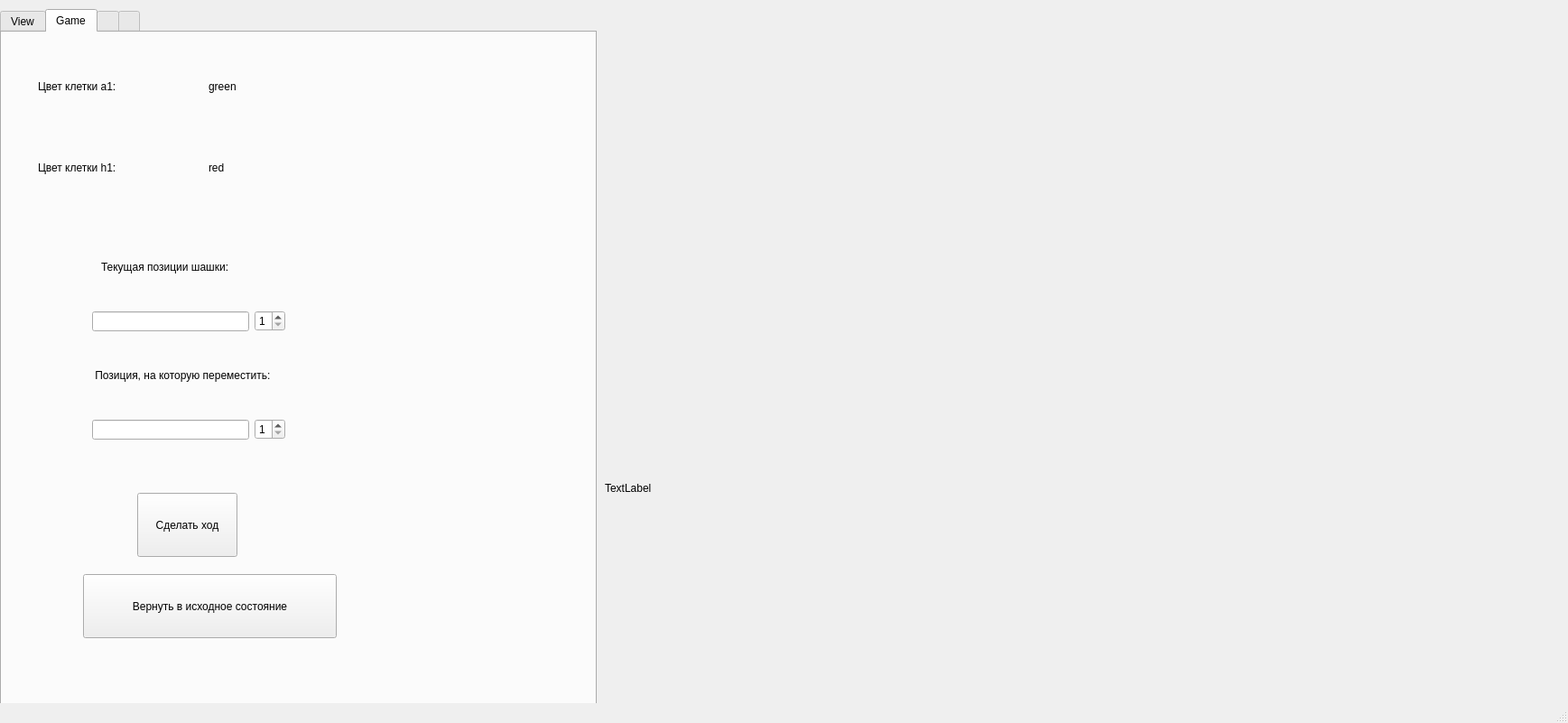
<?xml version="1.0" encoding="UTF-8"?>
<ui version="4.0">
 <class>MainWindow</class>
 <widget class="QMainWindow" name="MainWindow">
  <property name="geometry">
   <rect>
    <x>0</x>
    <y>0</y>
    <width>1737</width>
    <height>801</height>
   </rect>
  </property>
  <property name="windowTitle">
   <string>MainWindow</string>
  </property>
  <widget class="QWidget" name="centralwidget">
   <widget class="QWidget" name="gridLayoutWidget">
    <property name="geometry">
     <rect>
      <x>0</x>
      <y>10</y>
      <width>661</width>
      <height>1071</height>
     </rect>
    </property>
    <layout class="QGridLayout" name="gridLayout">
     <item row="0" column="0">
      <widget class="QTabWidget" name="tabWidget">
       <property name="currentIndex">
        <number>1</number>
       </property>
       <widget class="QWidget" name="tabView">
        <attribute name="title">
         <string>View</string>
        </attribute>
        <widget class="QWidget" name="horizontalLayoutWidget_4">
         <property name="geometry">
          <rect>
           <x>20</x>
           <y>250</y>
           <width>621</width>
           <height>80</height>
          </rect>
         </property>
         <layout class="QHBoxLayout" name="horizontalLayout_4">
          <item>
           <widget class="QDoubleSpinBox" name="newPosX"/>
          </item>
          <item>
           <widget class="QDoubleSpinBox" name="newPosY"/>
          </item>
          <item>
           <widget class="QDoubleSpinBox" name="newPosZ"/>
          </item>
          <item>
           <widget class="QPushButton" name="buttonMovePos">
            <property name="text">
             <string>Поместить!</string>
            </property>
           </widget>
          </item>
         </layout>
        </widget>
        <widget class="QWidget" name="horizontalLayoutWidget_2">
         <property name="geometry">
          <rect>
           <x>20</x>
           <y>420</y>
           <width>621</width>
           <height>80</height>
          </rect>
         </property>
         <layout class="QHBoxLayout" name="horizontalLayout">
          <item>
           <widget class="QDoubleSpinBox" name="biasX"/>
          </item>
          <item>
           <widget class="QDoubleSpinBox" name="biasY"/>
          </item>
          <item>
           <widget class="QDoubleSpinBox" name="biasZ"/>
          </item>
          <item>
           <widget class="QPushButton" name="buttonMoveBias">
            <property name="text">
             <string>Переместить!</string>
            </property>
           </widget>
          </item>
         </layout>
        </widget>
        <widget class="QWidget" name="horizontalLayoutWidget">
         <property name="geometry">
          <rect>
           <x>20</x>
           <y>90</y>
           <width>621</width>
           <height>81</height>
          </rect>
         </property>
         <layout class="QHBoxLayout" name="horizontalLayoutAng">
          <item>
           <widget class="QDoubleSpinBox" name="angleX">
            <property name="minimum">
             <double>-360.000000000000000</double>
            </property>
            <property name="maximum">
             <double>360.000000000000000</double>
            </property>
           </widget>
          </item>
          <item>
           <widget class="QDoubleSpinBox" name="angleY">
            <property name="minimum">
             <double>-360.000000000000000</double>
            </property>
            <property name="maximum">
             <double>360.000000000000000</double>
            </property>
           </widget>
          </item>
          <item>
           <widget class="QDoubleSpinBox" name="angleZ">
            <property name="minimum">
             <double>-360.000000000000000</double>
            </property>
            <property name="maximum">
             <double>360.000000000000000</double>
            </property>
            <property name="value">
             <double>0.000000000000000</double>
            </property>
           </widget>
          </item>
          <item>
           <widget class="QPushButton" name="buttonRotate">
            <property name="text">
             <string>Повернуть!</string>
            </property>
           </widget>
          </item>
         </layout>
        </widget>
        <widget class="QPushButton" name="buttoninitialState">
         <property name="geometry">
          <rect>
           <x>90</x>
           <y>620</y>
           <width>361</width>
           <height>61</height>
          </rect>
         </property>
         <property name="text">
          <string>Вернуть в исходное положение</string>
         </property>
        </widget>
        <widget class="QLabel" name="label">
         <property name="geometry">
          <rect>
           <x>10</x>
           <y>70</y>
           <width>141</width>
           <height>19</height>
          </rect>
         </property>
         <property name="text">
          <string>Повернуть на угол:</string>
         </property>
        </widget>
        <widget class="QLabel" name="label_2">
         <property name="geometry">
          <rect>
           <x>10</x>
           <y>230</y>
           <width>291</width>
           <height>19</height>
          </rect>
         </property>
         <property name="text">
          <string>Поместить центр на координаты:</string>
         </property>
        </widget>
        <widget class="QLabel" name="label_3">
         <property name="geometry">
          <rect>
           <x>10</x>
           <y>400</y>
           <width>291</width>
           <height>19</height>
          </rect>
         </property>
         <property name="text">
          <string>Переместить центр на:</string>
         </property>
        </widget>
       </widget>
       <widget class="QWidget" name="tab_2">
        <attribute name="title">
         <string>Game</string>
        </attribute>
        <widget class="QWidget" name="horizontalLayoutWidget_3">
         <property name="geometry">
          <rect>
           <x>40</x>
           <y>20</y>
           <width>371</width>
           <height>80</height>
          </rect>
         </property>
         <layout class="QHBoxLayout" name="horizontalLayout_2">
          <item>
           <widget class="QLabel" name="label_4">
            <property name="text">
             <string>Цвет клетки a1:</string>
            </property>
           </widget>
          </item>
          <item>
           <widget class="QLabel" name="label_5">
            <property name="text">
             <string>green</string>
            </property>
           </widget>
          </item>
         </layout>
        </widget>
        <widget class="QWidget" name="horizontalLayoutWidget_5">
         <property name="geometry">
          <rect>
           <x>40</x>
           <y>110</y>
           <width>371</width>
           <height>80</height>
          </rect>
         </property>
         <layout class="QHBoxLayout" name="horizontalLayout_3">
          <item>
           <widget class="QLabel" name="label_6">
            <property name="text">
             <string>Цвет клетки h1:</string>
            </property>
           </widget>
          </item>
          <item>
           <widget class="QLabel" name="label_7">
            <property name="text">
             <string>red</string>
            </property>
           </widget>
          </item>
         </layout>
        </widget>
        <widget class="QPushButton" name="gameInitialStateButton">
         <property name="geometry">
          <rect>
           <x>90</x>
           <y>600</y>
           <width>281</width>
           <height>71</height>
          </rect>
         </property>
         <property name="text">
          <string>Вернуть в исходное состояние</string>
         </property>
        </widget>
        <widget class="QWidget" name="horizontalLayoutWidget_6">
         <property name="geometry">
          <rect>
           <x>100</x>
           <y>280</y>
           <width>214</width>
           <height>80</height>
          </rect>
         </property>
         <layout class="QHBoxLayout" name="horizontalLayout_5">
          <item>
           <widget class="QLineEdit" name="curPosLetter">
            <property name="text">
             <string/>
            </property>
            <property name="maxLength">
             <number>1</number>
            </property>
           </widget>
          </item>
          <item>
           <widget class="QSpinBox" name="currPosNumber">
            <property name="minimum">
             <number>1</number>
            </property>
            <property name="maximum">
             <number>8</number>
            </property>
            <property name="value">
             <number>1</number>
            </property>
           </widget>
          </item>
         </layout>
        </widget>
        <widget class="QWidget" name="horizontalLayoutWidget_7">
         <property name="geometry">
          <rect>
           <x>100</x>
           <y>400</y>
           <width>214</width>
           <height>80</height>
          </rect>
         </property>
         <layout class="QHBoxLayout" name="horizontalLayout_6">
          <item>
           <widget class="QLineEdit" name="nextPosLetter">
            <property name="text">
             <string/>
            </property>
            <property name="maxLength">
             <number>1</number>
            </property>
           </widget>
          </item>
          <item>
           <widget class="QSpinBox" name="nextPosNumber">
            <property name="minimum">
             <number>1</number>
            </property>
            <property name="maximum">
             <number>8</number>
            </property>
           </widget>
          </item>
         </layout>
        </widget>
        <widget class="QLabel" name="label_8">
         <property name="geometry">
          <rect>
           <x>110</x>
           <y>250</y>
           <width>201</width>
           <height>19</height>
          </rect>
         </property>
         <property name="text">
          <string>Текущая позиции шашки:</string>
         </property>
        </widget>
        <widget class="QLabel" name="label_9">
         <property name="geometry">
          <rect>
           <x>100</x>
           <y>370</y>
           <width>271</width>
           <height>19</height>
          </rect>
         </property>
         <property name="text">
          <string> Позиция, на которую переместить:</string>
         </property>
        </widget>
        <widget class="QPushButton" name="makeMoveButton">
         <property name="geometry">
          <rect>
           <x>150</x>
           <y>510</y>
           <width>111</width>
           <height>71</height>
          </rect>
         </property>
         <property name="text">
          <string>Сделать ход</string>
         </property>
        </widget>
       </widget>
       <widget class="QWidget" name="tab_3">
        <attribute name="title">
         <string/>
        </attribute>
       </widget>
       <widget class="QWidget" name="tab_4">
        <attribute name="title">
         <string/>
        </attribute>
       </widget>
      </widget>
     </item>
    </layout>
   </widget>
   <widget class="QWidget" name="verticalLayoutWidget">
    <property name="geometry">
     <rect>
      <x>670</x>
      <y>0</y>
      <width>971</width>
      <height>1081</height>
     </rect>
    </property>
    <layout class="QVBoxLayout" name="verticalLayoutView">
     <item>
      <widget class="QLabel" name="labelView">
       <property name="text">
        <string>TextLabel</string>
       </property>
      </widget>
     </item>
    </layout>
   </widget>
  </widget>
  <widget class="QMenuBar" name="menubar">
   <property name="geometry">
    <rect>
     <x>0</x>
     <y>0</y>
     <width>1737</width>
     <height>29</height>
    </rect>
   </property>
  </widget>
  <widget class="QStatusBar" name="statusbar"/>
 </widget>
 <resources/>
 <connections/>
</ui>
